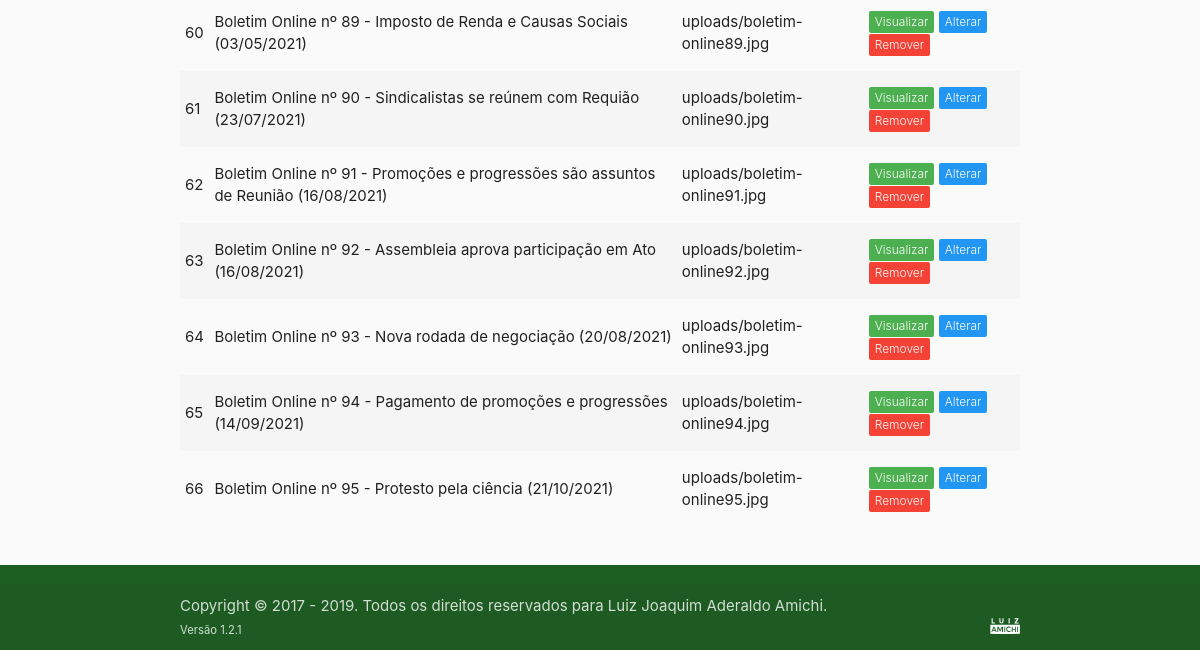
/sgc/panel.php?action=LIST&page=BOLETINS (signed in, lower part), run on an earlier commit of the app's database.
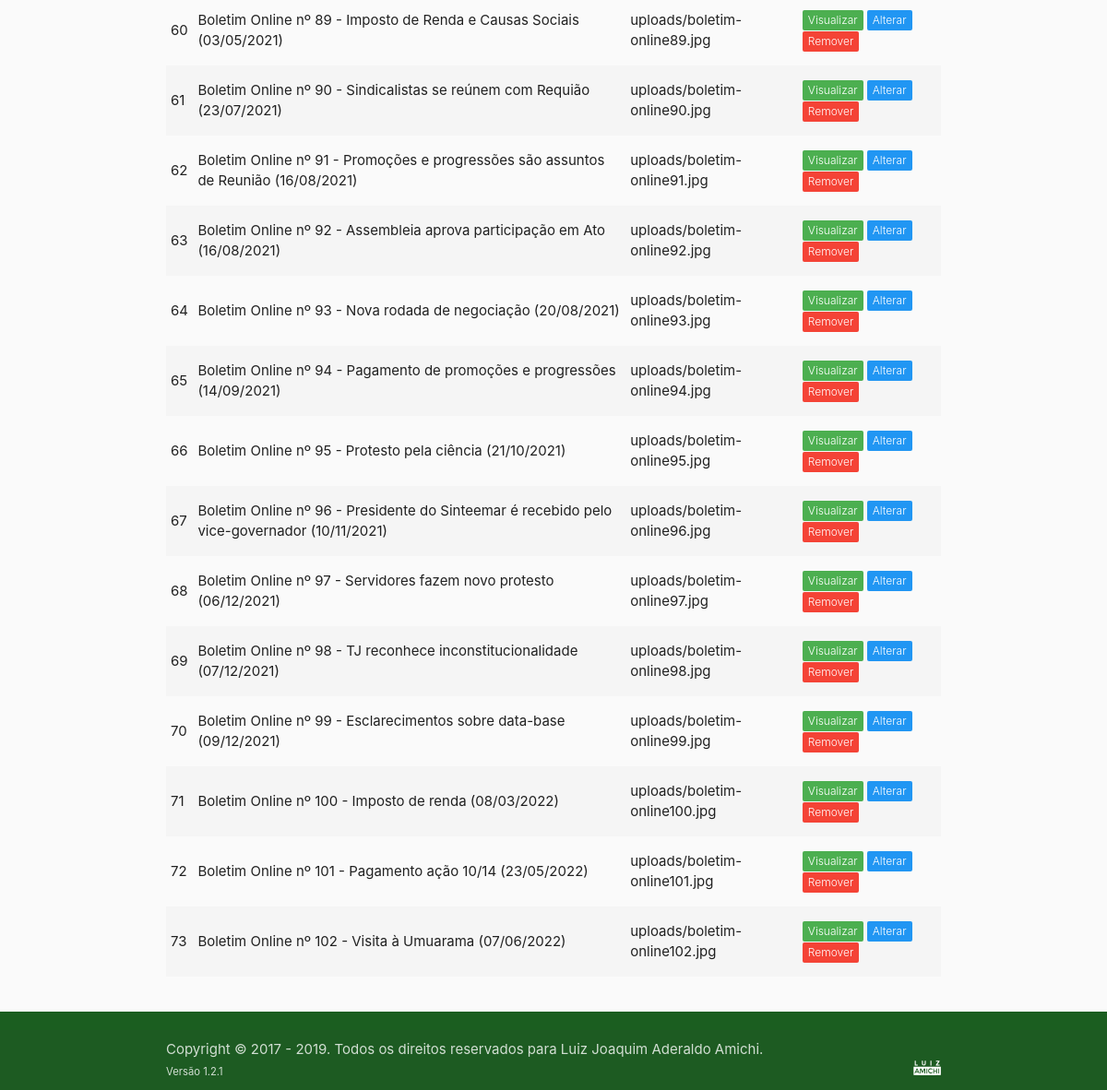
And on a later commit of the database.
### tables this page shows
CREATE TABLE IF NOT EXISTS `BOLETINS` (
	`ID` INT NOT NULL AUTO_INCREMENT PRIMARY KEY,
	`TITULO` VARCHAR(128) NOT NULL,
	`IMAGEM` VARCHAR(64) NOT NULL,
	`TEMPO` TIMESTAMP NOT NULL DEFAULT CURRENT_TIMESTAMP
);

### sgc/models/boletins.php (called while the page is built, shortened)
<?php
	$title = 'Boletins';
	$table = 'BOLETINS';
	$view = [
		'ID' => ['tag' => 'p'],
		'TITULO' => ['tag' => 'p'],
		'IMAGEM' => ['tag' => 'img']
	];
	$list = $view;

### sgc/dao.php (called while the page is built, shortened)
<?php
	function mysql(int $tries=MYSQL_MAX_TRIES): ?object {
		try {
			$connection = new mysqli(MYSQL_HOST, MYSQL_USER, MYSQL_PASSWORD, MYSQL_SCHEMA);
			$connection->set_charset('utf8');
		}
		catch(Exception $e) {
			$connection = null;
			if($tries >= 1) {
				return mysql(--$tries);
			}
			else {
				mail('suporte@luizamichi.com.br', 'Sinteemar - Erro de conexão SQL', 'HOST: ' . MYSQL_HOST . PHP_EOL . 'USER: ' . MYSQL_USER . PHP_EOL . 'PASSWORD: ' . MYSQL_PASSWORD . PHP_EOL . 'SCHEMA: ' . MYSQL_SCHEMA . PHP_EOL . 'ERRO: ' . $e->getMessage());
			}
		}
		finally {
			return $connection;
		}
	}
	function sqlRead(string $table, string $condition=null, bool $unique=false): array {
		$query = 'SELECT @ROW_NUMBER := @ROW_NUMBER + 1 AS ROWNUM, 1 FIX, ' . $table . '.* FROM ' . $table . ', (SELECT @ROW_NUMBER := 0) AS RN WHERE 1 = 1' . ($condition ? ' AND ' . $condition : '') . ';';
		$rows = [];
		if($execution = sqlQuery($query)) {
			if($execution->num_rows === 1) {
				$rows = $unique ? $execution->fetch_assoc() : [$execution->fetch_assoc()];
			}
			else {
				$rows = $unique ? $execution->fetch_all(MYSQLI_ASSOC)[0] ?? [] : $execution->fetch_all(MYSQLI_ASSOC);
			}
		}
		return $rows;
	}
	function sqlQuery(string $query): mixed {
		if($sql = mysql()) {
			try {
				$result = $sql->query($query);
			}
			catch(Exception $e) {
				mail('suporte@luizamichi.com.br', 'Sinteemar - Erro de consulta SQL', 'CONSULTA: ' . $query . PHP_EOL . 'ERRO: ' . $e->getMessage());
				$result = null;
			}
			finally {
				mysqli_close($sql);
			}
		}
		return $result ?? null;
	}

### sgc/panel.php (the view, shortened to what this page needs)
<!DOCTYPE html>
<html lang="pt-br" style="min-height: 100%; position: relative;">
<head>
	<link href="<?= BASE_URL ?>css/materialize.min.css" rel="stylesheet" type="text/css"/>
	<link href="<?= BASE_URL ?>css/datatables.min.css" rel="stylesheet" type="text/css"/>
	<link href="<?= BASE_URL ?>css/richtext.min.css" rel="stylesheet" type="text/css"/>
	<link href="<?= BASE_URL ?>css/fontawesome.min.css" rel="stylesheet" type="text/css"/>
	<link href="<?= BASE_URL ?>css/dark.css" rel="stylesheet" type="text/css"/>
</head>
<body class="grey lighten-5">
	<div class="container" style="margin-bottom: 100px;">
		<br/>
<?php
	if(!in_array(REQUIRED_PAGE, SYSTEM_MODELS)) {
		$rows = sqlRead(table:'REGISTROS', condition: 'USUARIO = ' . LOGGED_USER['ID'] . ' ORDER BY ID DESC LIMIT 20');
?>
		<h5 class="center-align"><?= greetings() ?>, seja bem-vindo <strong title="Tempo de atividade: <?= substr(number_format(time() - ACTIVE_TIME, 2, '', '.'), 0, -2) ?> segundos"><?= LOGGED_USER['NOME'] ?></strong>.</h5>
		<br/>
		<div class="row">
<?php
		foreach($rows as $r => $row) {
			if(intdiv(count($rows) + 1, 2) === $r || $r === 0) {
?>
			<div class="col m6 s12">
<?php
			}
?>
				<p><strong><?= date('d/m/Y - H:i:s', strtotime($row['DATA'])) ?>:</strong> <?= $row['OPERACAO'] ?> <a class="teal-text" href="<?= BASE_URL ?>sgc/panel.php?action=VIEW&page=<?= $row['TABELA'] ?>&column=ID&value=<?= $row['REGISTRO'] ?>" title="Visualizar registro"><?= $row['TABELA'] . ' (' . $row['REGISTRO'] . ')' ?></a></p>
<?php
			if(intdiv(count($rows) - 1, 2) === $r || count($rows) === $r + 1) {
?>
			</div>
<?php
			}
?>
<?php
		}
?>
		</div>
<?php
	}
	elseif(in_array(REQUIRED_ACTION, ['LIST', 'SHOW'])) {
		$rows = (array) sqlRead(table: $table);
?>
		<table class="highlight responsive-table striped">
			<tbody>
<?php
		foreach($rows as $row) {
?>
				<tr>
<?php
			foreach($list as $l => $field) {
				if(!isset($field['tag'])) {
					$attr = array_map(function(string $a): string {
						global $columns, $row, $l;
						return isset($columns[$l][$a]['mask']) ? $columns[$l][$a]['mask'][$row[$a]] : $row[$a];
					}, $field);
?>
					<td><?= str_replace(' ,', '', trim(implode(', ', $attr), ' ,')) ?></td>
<?php
				}
				else {
?>
					<td><?= isset($columns[$l]['mask']) ? $columns[$l]['mask'][$row[$l]] : (isset($field['pretty']) && is_callable($field['pretty']) ? $field['pretty']($row[$l]) : strip_tags($row[$l])) ?></td>
<?php
				}
			}
?>
					<td>
						<a href="<?= BASE_URL ?>sgc/panel.php?action=VIEW&page=<?= REQUIRED_PAGE ?>&column=ID&value=<?= $row['ID'] ?>"><span class="badge green new" data-badge-caption="Visualizar"></span></a>
						<a href="<?= BASE_URL ?>sgc/panel.php?action=UPDATE&page=<?= REQUIRED_PAGE ?>&column=ID&value=<?= $row['ID'] ?>"><span class="badge blue new" data-badge-caption="Alterar"></span></a>
						<a data-id="<?= $row['ID'] ?>" data-page="<?= mb_strtolower($table) ?>" data-table="<?= mb_strtolower($title) ?>" href="#"><span class="badge new red" data-badge-caption="Remover"></span></a>
					</td>
				</tr>
<?php
		}
?>
			</tbody>
		</table>
		<br/>
<?php
	}
?>
	</div>
	<footer class="darken-4 green page-footer" style="bottom: 0; position: absolute; width: 100%; margin: 0;">
		<div class="footer-copyright">
			<div class="container">
				Copyright &copy; 2017 - <?= date('Y') ?>. Todos os direitos reservados para Luiz Joaquim Aderaldo Amichi.
				<br/>
				<small title="Atualização: <?= RELEASE_DATE ?>">Versão <?= SYSTEM_VERSION ?></small>
				<a class="grey-text right text-lighten-4" href="https://luizamichi.com.br" target="_blank" title="Desenvolvido por Luiz Joaquim Aderaldo Amichi">
					<img alt="Luiz Joaquim Aderaldo Amichi" class="mx-2" loading="lazy" src="<?= BASE_URL ?>img/luizamichi.svg" width="30"/>
				</a>
			</div>
		</div>
	</footer>
</body>
</html>

What changed in the data, as far as the page shows it:
added boletins: ID "67", TITULO "Boletim Online nº 96 - Presidente do Sinteemar é recebido pelo vice-governador (10/11/2021)", IMAGEM "uploads/boletim-online96.jpg"
added boletins: ID "68", TITULO "Boletim Online nº 97 - Servidores fazem novo protesto (06/12/2021)", IMAGEM "uploads/boletim-online97.jpg"
added boletins: ID "69", TITULO "Boletim Online nº 98 - TJ reconhece inconstitucionalidade (07/12/2021)", IMAGEM "uploads/boletim-online98.jpg"
added boletins: ID "70", TITULO "Boletim Online nº 99 - Esclarecimentos sobre data-base (09/12/2021)", IMAGEM "uploads/boletim-online99.jpg"
added boletins: ID "71", TITULO "Boletim Online nº 100 - Imposto de renda (08/03/2022)", IMAGEM "uploads/boletim-online100.jpg"
added boletins: ID "72", TITULO "Boletim Online nº 101 - Pagamento ação 10/14 (23/05/2022)", IMAGEM "uploads/boletim-online101.jpg"
added boletins: ID "73", TITULO "Boletim Online nº 102 - Visita à Umuarama (07/06/2022)", IMAGEM "uploads/boletim-online102.jpg"
